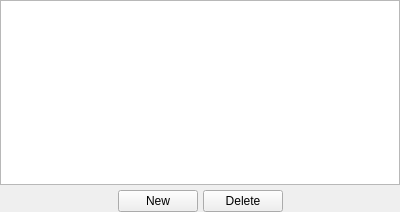
<ui version="4.0" >
 <class>FacesSelectionForm</class>
 <widget class="QWidget" name="FacesSelectionForm" >
  <property name="geometry" >
   <rect>
    <x>0</x>
    <y>0</y>
    <width>400</width>
    <height>212</height>
   </rect>
  </property>
  <property name="sizePolicy" >
   <sizepolicy vsizetype="Fixed" hsizetype="Fixed" >
    <horstretch>0</horstretch>
    <verstretch>0</verstretch>
   </sizepolicy>
  </property>
  <property name="windowTitle" >
   <string>Form</string>
  </property>
  <layout class="QGridLayout" >
   <property name="leftMargin" >
    <number>0</number>
   </property>
   <property name="topMargin" >
    <number>0</number>
   </property>
   <property name="rightMargin" >
    <number>0</number>
   </property>
   <property name="bottomMargin" >
    <number>0</number>
   </property>
   <item row="0" column="0" >
    <layout class="QVBoxLayout" >
     <item>
      <widget class="QTableView" name="tableView" />
     </item>
     <item>
      <layout class="QHBoxLayout" >
       <item>
        <spacer>
         <property name="orientation" >
          <enum>Qt::Horizontal</enum>
         </property>
         <property name="sizeHint" >
          <size>
           <width>20</width>
           <height>20</height>
          </size>
         </property>
        </spacer>
       </item>
       <item>
        <widget class="QPushButton" name="pushButtonNew" >
         <property name="text" >
          <string>New</string>
         </property>
        </widget>
       </item>
       <item>
        <widget class="QPushButton" name="pushButtonDelete" >
         <property name="text" >
          <string>Delete</string>
         </property>
        </widget>
       </item>
       <item>
        <spacer>
         <property name="orientation" >
          <enum>Qt::Horizontal</enum>
         </property>
         <property name="sizeHint" >
          <size>
           <width>16</width>
           <height>16</height>
          </size>
         </property>
        </spacer>
       </item>
      </layout>
     </item>
    </layout>
   </item>
  </layout>
 </widget>
 <layoutdefault spacing="5" margin="10" />
 <layoutfunction spacing="spacing" margin="margin" />
 <resources/>
 <connections/>
 <designerdata>
  <property name="gridDeltaX" >
   <number>10</number>
  </property>
  <property name="gridDeltaY" >
   <number>10</number>
  </property>
  <property name="gridSnapX" >
   <bool>true</bool>
  </property>
  <property name="gridSnapY" >
   <bool>true</bool>
  </property>
  <property name="gridVisible" >
   <bool>true</bool>
  </property>
 </designerdata>
</ui>
